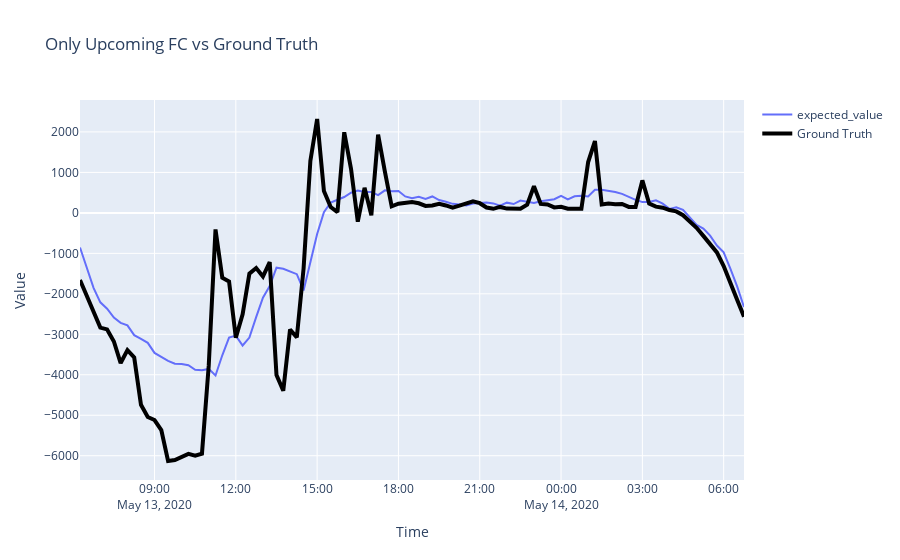

This figure's notebook cell:
### Code cell
# Create a dataframe based on the expected values. Only take the first entry for each time_fc_creation
fc_param_expected_next_step = fc_param.loc[:, ['expected_value']].reset_index()
fc_param_expected_next_step = fc_param_expected_next_step[~fc_param_expected_next_step['time_fc_created'].duplicated(keep='first')]
fc_param_expected_next_step.set_index('timestamp', inplace=True)
fc_param_expected_next_step
plot_specific_day(fc_param_expected_next_step.loc[:, ['expected_value']], gt, timestamp, title=f'Only Upcoming FC vs Ground Truth', single_index=True)
